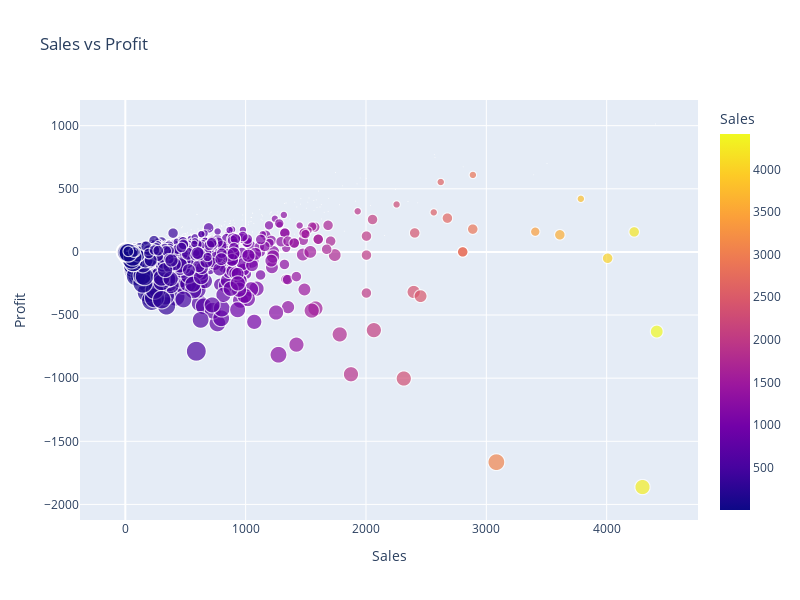

Notebook cell for this chart:
### Markdown cell above
<font color='darkblue'>The pattern in the dataset suggests monthly sales exhibit seasonality with recurring peaks and troughs, accompanied by an overall upward trend.

### Code cell
scatter_plot = px.scatter(sales, x='Sales', y='Profit', color='Sales', size='Discount', title='Sales vs Profit')
scatter_plot.update_layout(width=800, height=600)
scatter_plot.show()

### Figure 1 — Plotly figure (JSON) as saved in the notebook; plotly's stock layout.template omitted (floating-point values rounded to 4 significant figures; data arrays with more than 128 entries replaced by an {"elided": "..."} marker saying what was removed)
{"data": [{"hovertemplate": "Sales=%{marker.color}<br>Profit=%{y}<br>Discount=%{marker.size}<extra></extra>", "legendgroup": "", "marker": {"color": {"elided": "2118 float values"}, "coloraxis": "coloraxis", "size": {"elided": "2118 float values"}, "sizemode": "area", "sizeref": 0.00175, "symbol": "circle"}, "mode": "markers", "name": "", "showlegend": false, "type": "scattergl", "x": {"elided": "2118 float values"}, "xaxis": "x", "y": {"elided": "2118 float values"}, "yaxis": "y"}], "layout": {"coloraxis": {"colorbar": {"title": {"text": "Sales"}}, "colorscale": [[0, "#0d0887"], [0.1111, "#46039f"], [0.2222, "#7201a8"], [0.3333, "#9c179e"], [0.4444, "#bd3786"], [0.5556, "#d8576b"], [0.6667, "#ed7953"], [0.7778, "#fb9f3a"], [0.8889, "#fdca26"], [1, "#f0f921"]]}, "height": 600, "legend": {"itemsizing": "constant", "tracegroupgap": 0}, "title": {"text": "Sales vs Profit"}, "width": 800, "xaxis": {"anchor": "y", "autorange": true, "domain": [0, 1], "range": [-377.2, 4759.0], "title": {"text": "Sales"}, "type": "linear"}, "yaxis": {"anchor": "x", "autorange": true, "domain": [0, 1], "range": [-2123.0, 1203.0], "title": {"text": "Profit"}, "type": "linear"}}}
